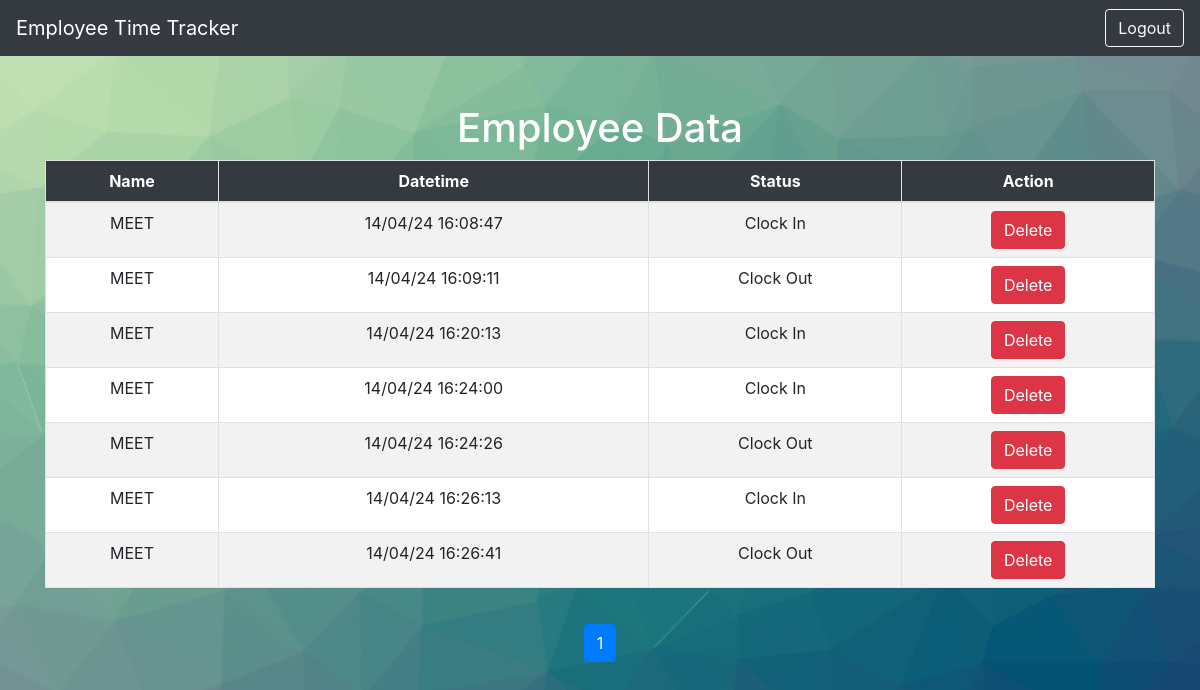
The page / (signed in) on the database its author committed.
### tables this page shows
CREATE TABLE attendance
             (record_id INTEGER PRIMARY KEY AUTOINCREMENT, name TEXT, datetime DATETIME, action TEXT);

### app.py (the view)
@app.route('/')
def index():
    if 'user_id' in session:
        conn = sqlite3.connect('attendance.db')
        c = conn.cursor()
        page = request.args.get('page', 1, type=int)
        items_per_page = 10
        offset = (page - 1) * items_per_page
        c.execute("SELECT record_id, name, datetime, action FROM attendance LIMIT ? OFFSET ?", (items_per_page, offset))
        attendance_data = c.fetchall()
        c.execute("SELECT COUNT(*) FROM attendance")
        total_rows = c.fetchone()[0]
        total_pages = ceil(total_rows / items_per_page)
        conn.close()
        return render_template('index.html', attendance_data=attendance_data, page=page, total_pages=total_pages)
    else:
        return redirect(url_for('login'))

### templates/index.html (shortened to what this page needs)
<!DOCTYPE html>
<html lang="en">
<head>
    <link rel="stylesheet" href="{{ url_for('static', filename='bootstrap.min.css') }}">
    <link rel="stylesheet" href="{{ url_for('static', filename='styles.css') }}">
</head>
<body>
    <nav class="navbar navbar-dark bg-dark">
        <a class="navbar-brand" href="#">Employee Time Tracker</a>
        <form class="form-inline">
            <a class="btn btn-outline-light" href="{{ url_for('logout') }}">Logout</a>
        </form>
    </nav>
    <div class="container mt-5">
        <h1 class="text-center">Employee Data</h1>
        <div class="table-responsive">
            <table class="table table-bordered table-striped">
                <thead>
                    <tr>
                        <th>Name</th>
                        <th>Datetime</th>
                        <th>Status</th>
                        <th>Action</th>
                    </tr>
                </thead>
                <tbody>
                    {% for id, name, datetime, action in attendance_data %}
                    <tr>
                        <td>{{ name }}</td>
                        <td>{{ datetime }}</td>
                        <td>{{ action }}</td>
                        <td>
                            <form method="post" action="{{ url_for('delete_record') }}">
                                <button type="submit" class="btn btn-danger">Delete</button>
                            </form>
                        </td>
                    </tr>
                    {% endfor %}
                </tbody>
            </table>
        </div>
        <nav aria-label="Page navigation">
            <ul class="pagination justify-content-center">
                {% for i in range(1, total_pages+1) %}
                <li class="page-item {% if i == page %}active{% endif %}"><a class="page-link" href="{{ url_for('index', page=i) }}">{{ i }}</a></li>
                {% endfor %}
            </ul>
        </nav>
    </div>
</body>
</html>

### static/styles.css (style rules this page uses)
body { background-image: url('background.png'); background-size: cover; background-position: center; justify-content: center; height: 100vh; margin: 0; color: white; }
.table { width: 100%; border-collapse: collapse; background-color: white; }
.table th, .table td { padding: 8px; text-align: left; vertical-align: top; border: 1px solid #dee2e6; }
.table th { background-color: #343a40; color: white; }
.table-striped tbody tr:nth-of-type(odd) { background-color: rgba(0, 0, 0, 0.05); }
.pagination { margin-top: 20px; }
.pagination .page-item .page-link { color: #007bff; }
.pagination .page-item.active .page-link { z-index: 3; color: #fff; background-color: #007bff; border-color: #007bff; }
.pagination .page-link { position: relative; display: block; padding: 0.5rem 0.75rem; margin-left: -1px; line-height: 1.25; color: #007bff; background-color: #fff; border: 1px solid #dee2e6; }

### templates/index.html (style rules this page uses)
.table th { text-align: center; }
.table td { text-align: center; }

### rows shown on the page
attendance: name "MEET", datetime "14/04/24 16:08:47", action "Clock In"
attendance: name "MEET", datetime "14/04/24 16:09:11", action "Clock Out"
attendance: name "MEET", datetime "14/04/24 16:20:13", action "Clock In"
attendance: name "MEET", datetime "14/04/24 16:24:00", action "Clock In"
attendance: name "MEET", datetime "14/04/24 16:24:26", action "Clock Out"
attendance: name "MEET", datetime "14/04/24 16:26:13", action "Clock In"
attendance: name "MEET", datetime "14/04/24 16:26:41", action "Clock Out"

### other values the page prints
{{ i }} "1"
